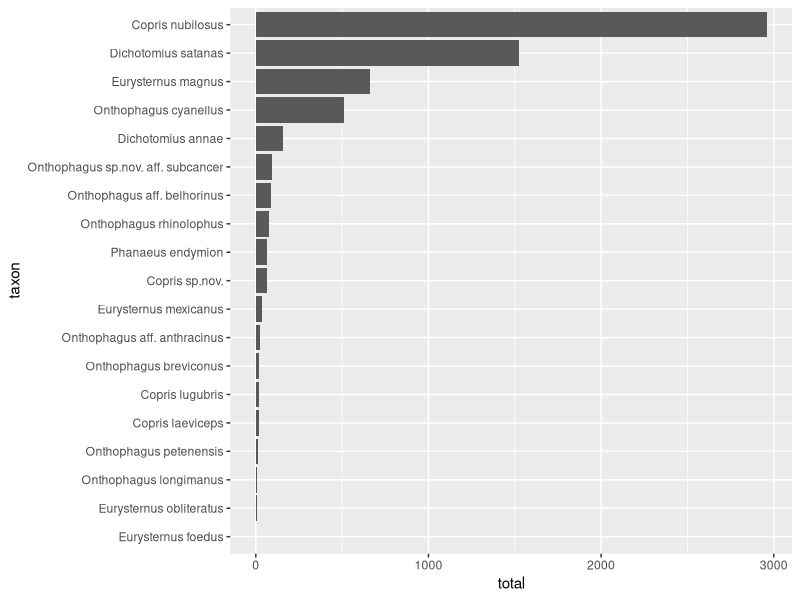
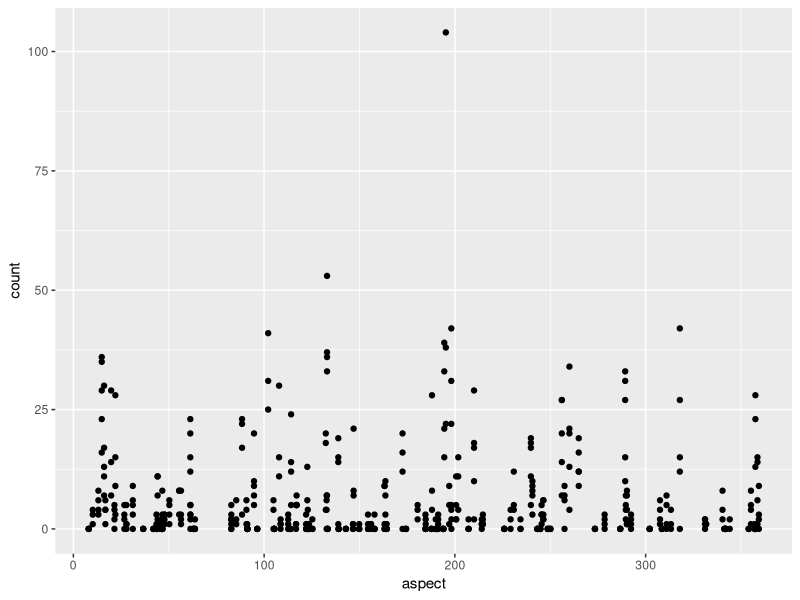
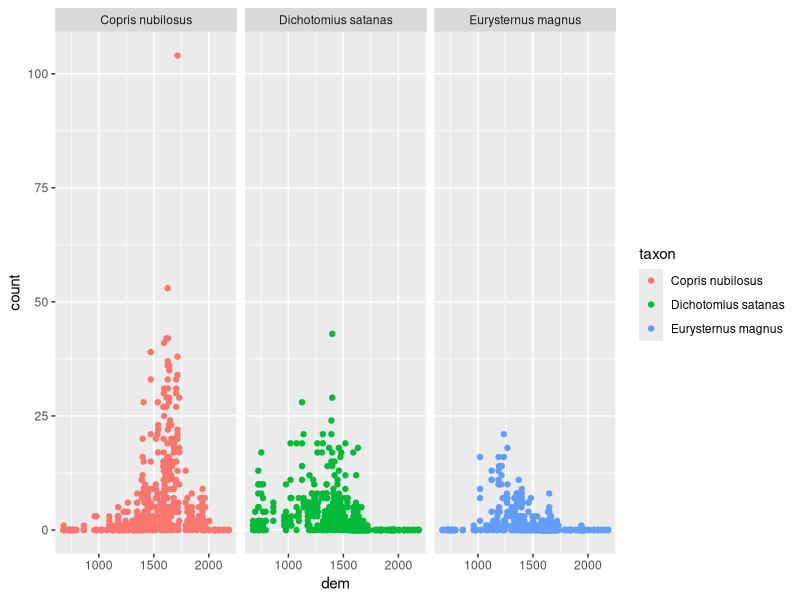
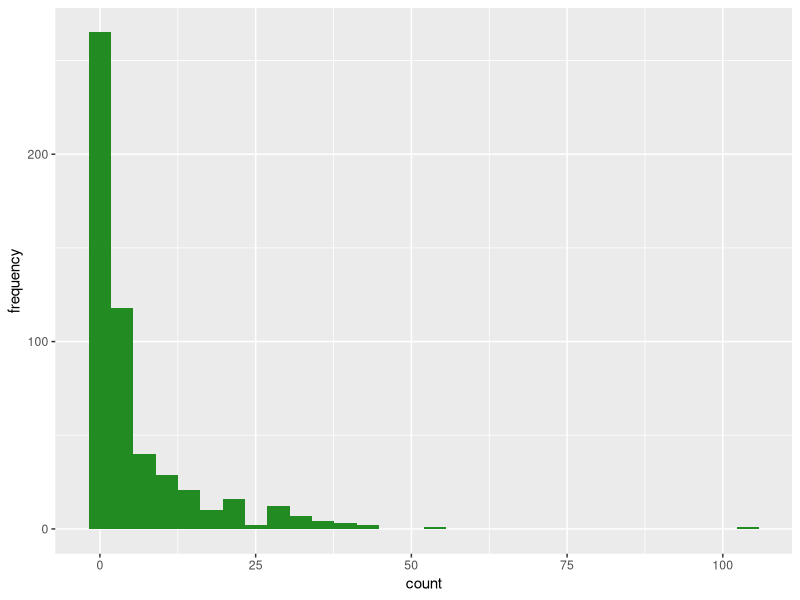
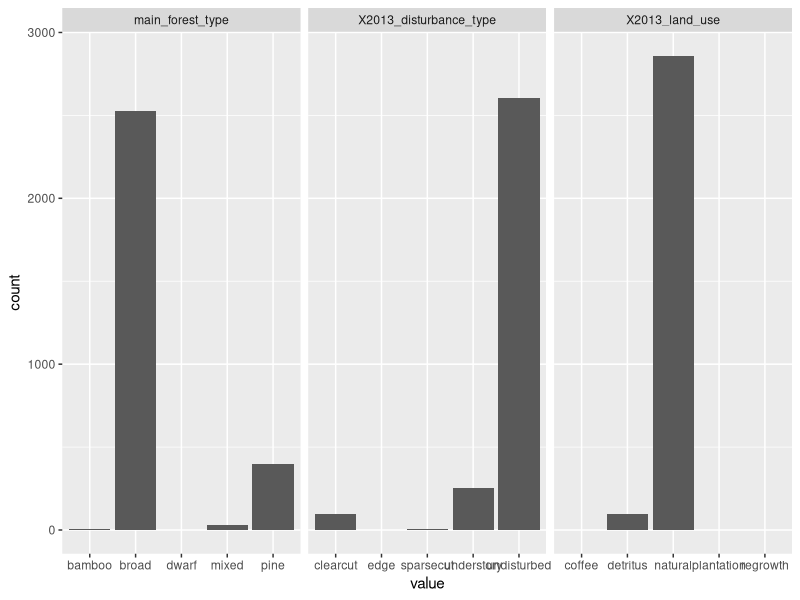

Source code (R) for these figures, in order:
library(tidyr)
library(dplyr)
library(ggplot2)
library(readxl)

# Load Data ---------------------------------------------------------------

dbdata <- read_excel("S3_Prac/dbanalysis.xlsx", sheet = "dbdata")
habitat <- read_excel("S3_Prac/dbanalysis.xlsx", sheet = "habitat")
remotesense <- read_excel("S3_Prac/dbanalysis.xlsx", sheet = "remotesense")

habitat <- habitat %>%
  mutate(UTM_X = as.numeric(UTM_X),
         UTM_Y = as.numeric(UTM_Y))

str(habitat)


# Q1 ----------------------------------------------------------------------

dbdata %>%
  group_by(taxon) %>%
  summarise(total = sum(count)) %>%
  mutate(taxon = reorder(taxon, total)) %>%
  ggplot(aes(x = taxon, y = total)) +
  geom_col() +
  coord_flip()


# Q2 ----------------------------------------------------------------------

main <- left_join(dbdata, habitat, by = c("site" = "site")) %>%
  left_join(remotesense, by = c("UTM_X" = "UTM_X", "UTM_Y" = "UTM_Y"))

main %>%
  filter(taxon == "Copris nubilosus") %>%
  ggplot(aes(x = aspect, y = count)) +
  geom_point()

# Q3 ----------------------------------------------------------------------

main %>%
  filter(taxon == "Copris nubilosus" | taxon == "Dichotomius satanas" | taxon == "Eurysternus magnus") %>%
  ggplot(aes(x = dem, y = count, col = taxon)) +
  geom_point() +
  facet_wrap(~taxon)

# Q4 ----------------------------------------------------------------------

main %>%
  filter(taxon == "Copris nubilosus") %>%
  pull(count) %>%
  range()

# Q5 ----------------------------------------------------------------------

main %>%
  filter(taxon == "Copris nubilosus") %>%
  ggplot(aes(x = count)) +
  geom_histogram(fill = "forest green") +
  labs( y = "frequency")

# Q6 ----------------------------------------------------------------------

main %>%
  group_by(taxon) %>%
  summarise(
    min_count = min(count),
    mean_count = mean(count),
    median_count = median(count),
    max_count = max(count)
  )


# Q7 ----------------------------------------------------------------------

main %>%
  filter(taxon == "Copris nubilosus") %>%
  pivot_longer(cols = c("main_forest_type", "X2013_disturbance_type", "X2013_land_use"), names_to = "x_values") %>%
  ggplot(aes(x = value, y = count)) +
  geom_col() +
  facet_wrap(~x_values, scales = "free_x")


# Q8 ----------------------------------------------------------------------

q8 <- main %>%
  group_by(collectdate, site) %>%
  summarise(
    richness = sum(count>0),
    minimum = min(count),
    maximum = max(count),
    total = sum(count)
  )

